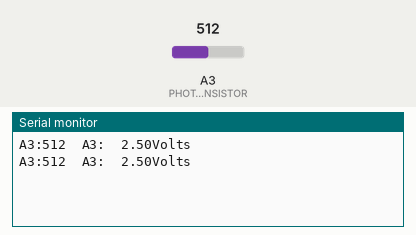
This sketch was run on a simulated Arduino Uno, built with avr-gcc and run on an emulated ATmega328P. On the bench: the last lines printed to the serial monitor. The test bench sets the inputs (shaded band); at power-on: A3 (PHOTO_TRANSISTOR) = 512.

Above: at 1.8 s.
1.9 s: A3 (PHOTO_TRANSISTOR) set to 716
At 2.4 s:
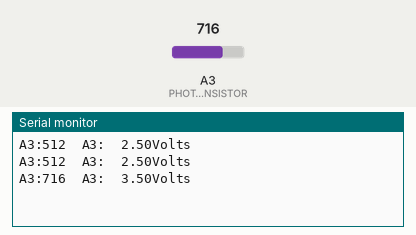
3.4 s: A3 (PHOTO_TRANSISTOR) set to 900
At 4.8 s:
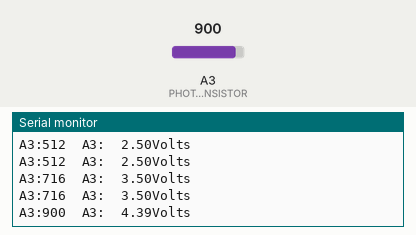
Timing chart, 0 to 6.4 s (numbered marks = the images above; inputs shaded):
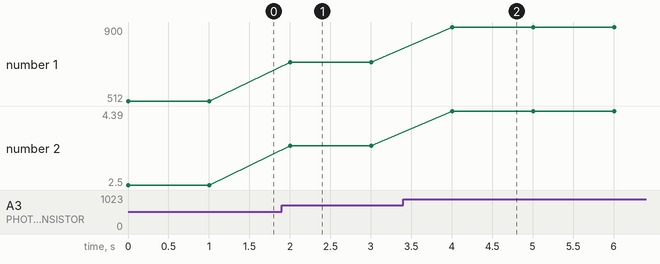

Measured:
- after the input at 1.9 s, the serial monitor: prints a new line after 0.10 s (image 1)
- after the input at 3.4 s, the serial monitor: prints a new line after 0.60 s (image 2)
- plotted number 1: 512 → 716 after the input at 1.9 s, 716 → 900 after the input at 3.4 s
- plotted number 2: 2.5 → 3.5 after the input at 1.9 s, 3.5 → 4.39 after the input at 3.4 s

The sketch:

Phototransistor_V1.ino
```cpp
#include <Servo.h>
//Définition de constantes symboliques
#define DUREE 6000
#define PHOTO_TRANSISTOR 3

float D_To_A(int V_num);

void setup()
{
  Serial.begin(9600);
}

void loop() {

  int V_num_A3;
  //Lire la valeur numérique correspondant la tension de resistence
  V_num_A3 = analogRead(PHOTO_TRANSISTOR);

  //Print la valeur numérique
  Serial.print("A3:");
  Serial.print(V_num_A3);

  //Print la valeur de la tension de resistence
  Serial.print("  A3:  ");
  Serial.print(D_To_A(V_num_A3));
  Serial.println("Volts");

  delay(1000);
}


float D_To_A(int V_num){
  return (float) V_num * 5.0 /1024.0;
}
```
